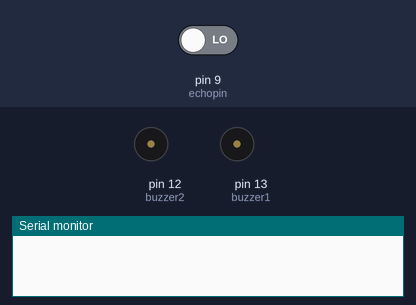
Recording of a sketch running on a simulated Arduino Uno, built with avr-gcc and run on an emulated ATmega328P. On the bench: buzzer (waves = sounding, pin HIGH), the last lines printed to the serial monitor. Inputs (shaded band) come from the test bench; at power-on: pin 9 (echopin) LOW. Pins used as bus, display or sensor lines are not drawn.

Above: at 1.7 s.
At 5.1 s:
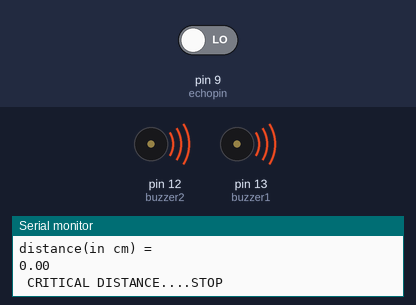
Timing chart, 0 to 7.3 s (numbered marks = the images above):
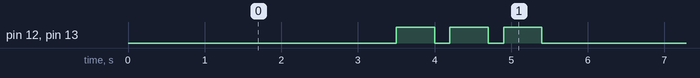

Measured:
- by itself, pin 12 (buzzer2), pin 13 (buzzer1): repeats every 5.6 s: 2 × (LOW 0.20 s, HIGH 0.50 s), LOW 3.7 s, HIGH 0.50 s
- by itself, everything shown: repeats every 5.6 s, in 6 steps

The sketch:

wearable_bat_vision.ino
```cpp
int trigpin = 8;
int echopin = 9;
float distance;
float duration;
int buzzer1 = 13;
int buzzer2 = 12;
void setup() {
  Serial.begin(9600);
  pinMode(trigpin, OUTPUT);
  pinMode(echopin, INPUT);
  pinMode(buzzer1, OUTPUT);
  pinMode(buzzer2, OUTPUT);
}

void loop() {
  //ultrasonic sensor
  digitalWrite(trigpin, LOW);
  delay(2000);
  digitalWrite(trigpin, HIGH);
  delay(500);
  digitalWrite(trigpin, LOW);
  duration= pulseIn(echopin, HIGH);
  distance = duration/58.2;
  Serial.println("\ndistance(in cm) = ");
  Serial.println(distance);


  if (distance <= 50)
  {
    Serial.println("\n CRITICAL DISTANCE....STOP\n");
digitalWrite(buzzer1, HIGH);
digitalWrite(buzzer2, HIGH);
delay(500);
digitalWrite(buzzer1, LOW);
digitalWrite(buzzer2, LOW);
delay(200);

digitalWrite(buzzer1, HIGH);
digitalWrite(buzzer2, HIGH);
delay(500);
digitalWrite(buzzer1, LOW);
digitalWrite(buzzer2, LOW);
delay(200);

digitalWrite(buzzer1, HIGH);
digitalWrite(buzzer2, HIGH);
delay(500);
digitalWrite(buzzer1, LOW);
digitalWrite(buzzer2, LOW);
delay(200);

 }

  else if (distance < 90 ){
  Serial.println("\n obstacle near-by\n");
 digitalWrite(buzzer1, HIGH);
digitalWrite(buzzer2, HIGH);
delay(500);
digitalWrite(buzzer1, LOW);
digitalWrite(buzzer2, LOW);
delay(500);
 }

  else if ( distance >= 90)
  {
  Serial.println("\n No obstacle found....SAFE PATH... \n");

digitalWrite(buzzer1, LOW);
digitalWrite(buzzer2, LOW);
delay(200);}

  }
```
